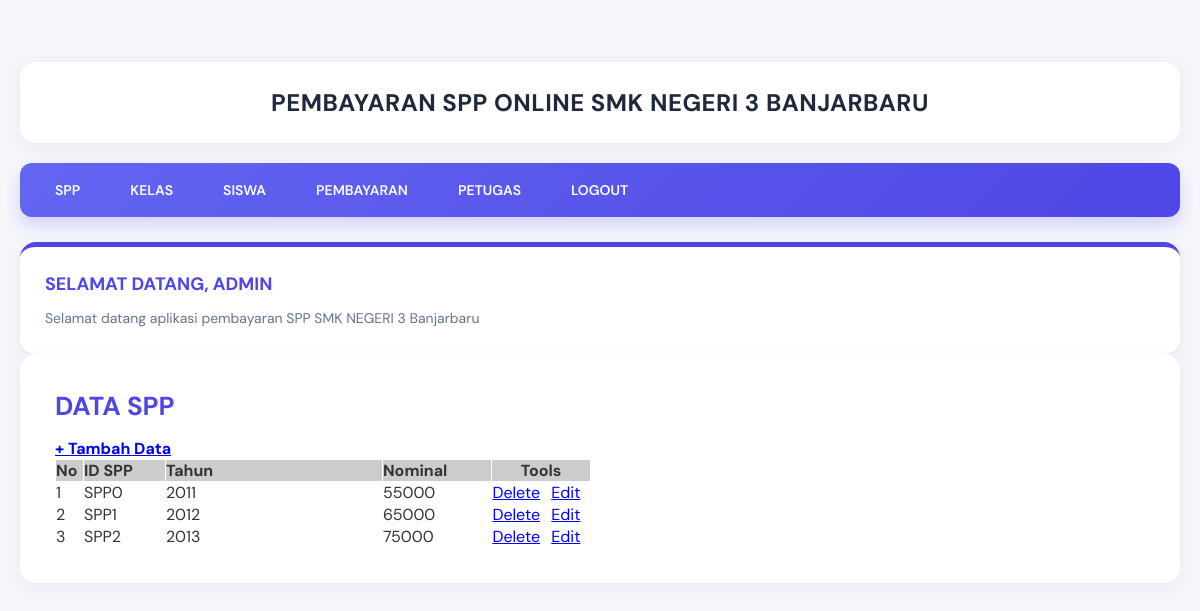
The page /admin/halaman_admin.php?open=data_spp (signed in) on the database its author committed.
### tables this page shows
CREATE TABLE `spp` (
  `id_spp` varchar(5) NOT NULL,
  `tahun` int(4) NOT NULL,
  `nominal` int(10) NOT NULL
);

### admin/data_spp.php (the view)
<?php
include_once "../src/koneksi.php";
?>
<h1> <b>DATA SPP </b></h1>
<h4> <a href="?open=tambah_spp">+ Tambah Data</a> </h4>
<table cellspacing="1" cellpadding="3">
  <tr>
    <td width="5%" bgcolor="#CCCCCC"><b>No</b></td>
    <td width="15%" bgcolor="#CCCCCC"><b>ID SPP</b></td>
    <td width="40%" bgcolor="#CCCCCC"><b>Tahun </b></td>
    <td width="20%" bgcolor="#CCCCCC"><b>Nominal</b></td>
    <td colspan="2" align="center" bgcolor="#CCCCCC"><b>Tools</b></td>
  </tr>
<?php
$sql = mysqli_query($koneksi, "SELECT * FROM spp ORDER BY id_spp ASC");
$nomor = 0;
while ($data = mysqli_fetch_array($sql)) {
  $nomor++;
?>
  <tr>
    <td> <?php echo $nomor; ?> </td>
    <td> <?php echo $data['id_spp']; ?> </td>
    <td> <?php echo $data['tahun']; ?> </td>
    <td> <?php echo $data['nominal']; ?> </td>
    <td width="9%" align="center"><a href="?open=hapus_spp&id_spp=<?php echo $data['id_spp']; ?>"
      target="_self" onclick="return confirm('YAKIN INGIN MENGHAPUS DATA SPP INI ... ?')"> Delete</a></td>
    <td width="9%" align="center"><a href="?open=edit_spp&id_spp=<?php echo $data['id_spp']; ?>"
      target="_self">Edit</a></td>
  </tr>
<?php } ?>
</table>

### src/style.css (style rules this page uses)
* { margin: 0; padding: 0; box-sizing: border-box; font-family: 'DM Sans', sans-serif; }
body { background-color: #f4f6fb; color: #333; padding: 20px; min-height: 100vh; }
.blog h1 { color: #4f46e5; font-size: 26px; margin-bottom: 15px; }

### rows shown on the page
spp: id_spp "SPP0", tahun "2011", nominal "55000"
spp: id_spp "SPP1", tahun "2012", nominal "65000"
spp: id_spp "SPP2", tahun "2013", nominal "75000"

### other values the page prints
$_SESSION['username'] "ADMIN"
